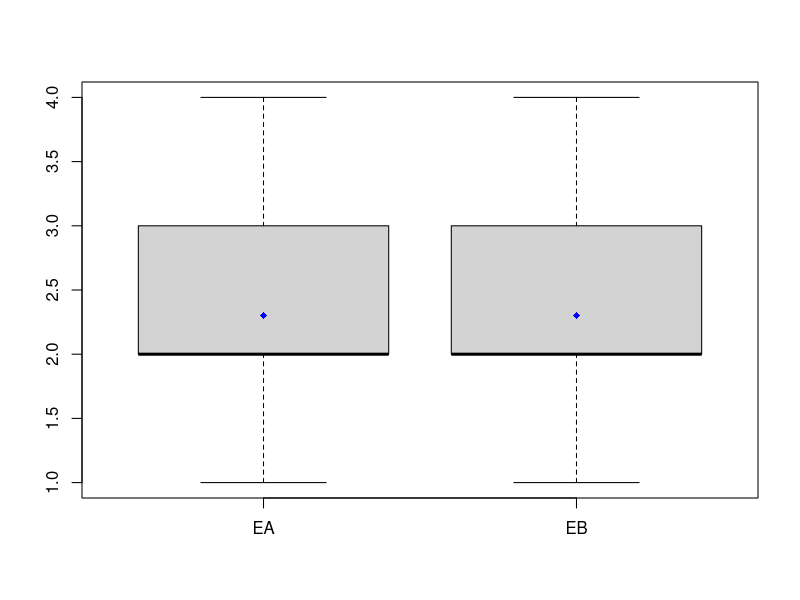
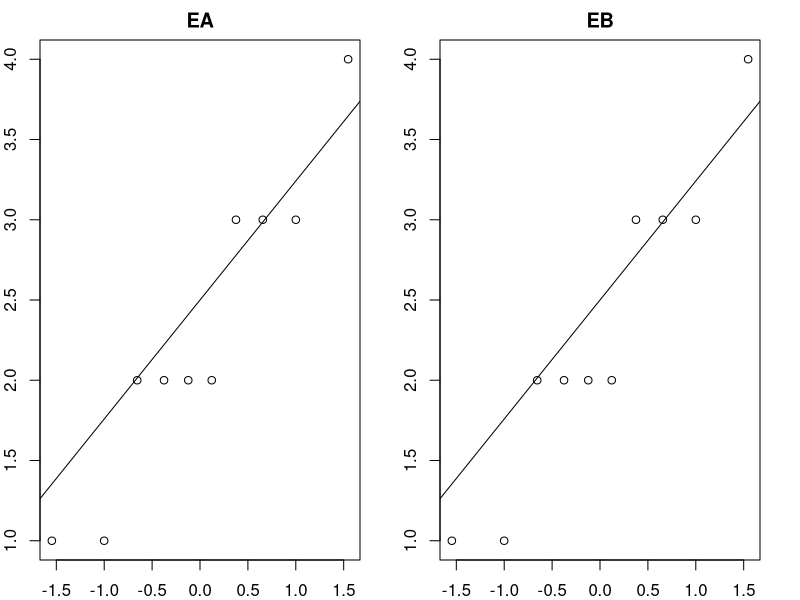
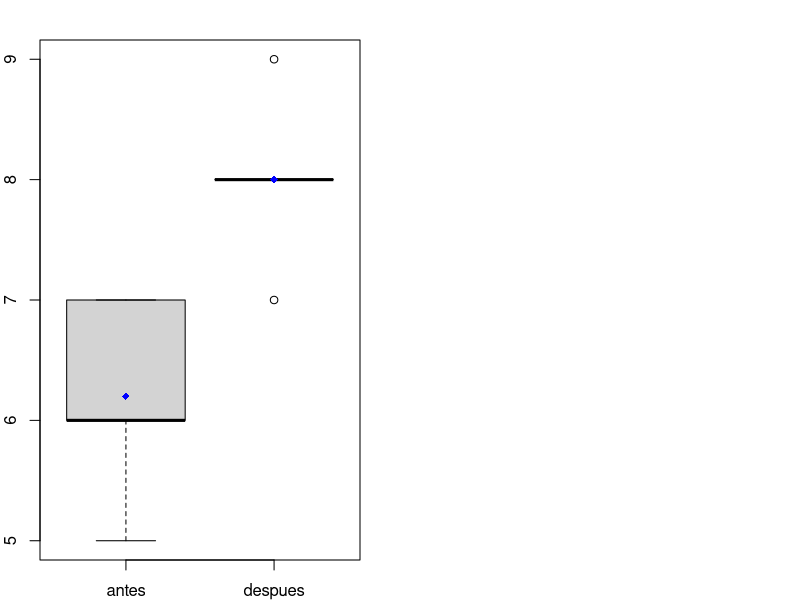
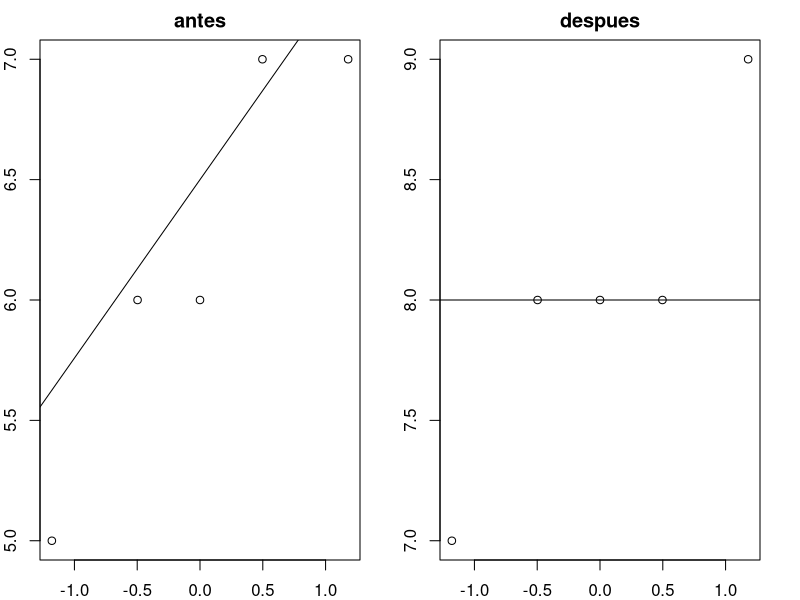

Write the R code that produced these figures, in order.
EA = c(2, 3, 1, 4, 2, 3, 2, 1, 3, 2)
EB = c(3, 2, 1, 3, 2, 2, 4, 2, 3, 1)

boxplot(EA, EB, names=c("EA", "EB"))


medias = c(mean(EA),mean(EB))
points(medias,pch=18,col="blue")

par(mar = c(2, 2, 2, 2))
par(mfrow = c(1, 2))
qqnorm(EA, xlab = "", ylab = "", main = "EA")
qqline(EA)
qqnorm(EB, xlab = "", ylab = "", main = "EB")
qqline(EB)


t.test(EA, EB, paired = FALSE )



antes = c(7, 6, 5, 6, 7)
despues = c(8, 7, 8, 8, 9)

boxplot(antes, despues, names=c("antes", "despues"))


medias = c(mean(antes),mean(despues))
points(medias,pch=18,col="blue")

par(mar = c(2, 2, 2, 2))
par(mfrow = c(1, 2))
qqnorm(antes, xlab = "", ylab = "", main = "antes")
qqline(antes)
qqnorm(despues, xlab = "", ylab = "", main = "despues")
qqline(despues)


t.test(antes, despues, paired = TRUE )


